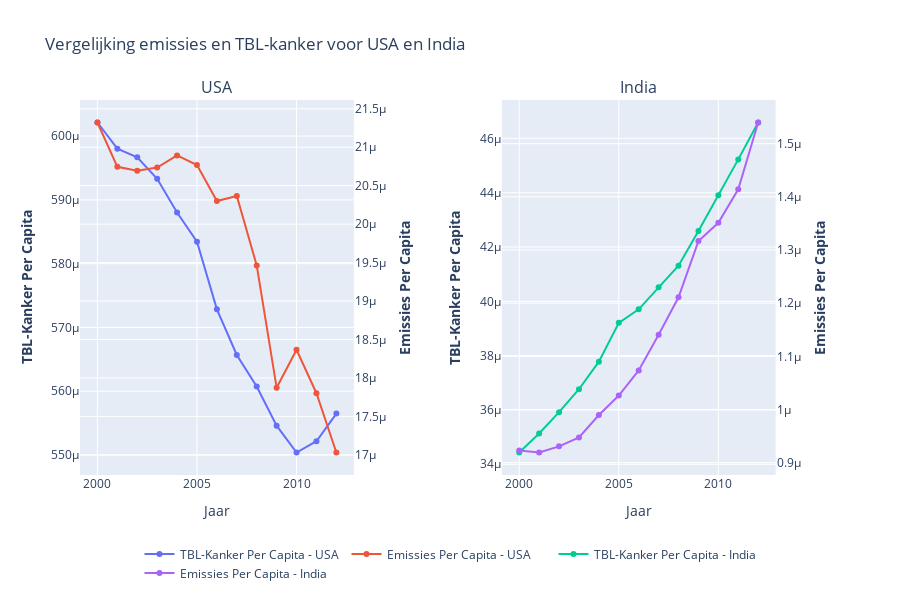

This figure's notebook cell:
### Markdown cell above
## India en Amerika

In de grafiek hieronder zijn twee duidelijke grafieken gemaakt, hierin is goed te zien dat het aantal longkanker gevallen flink stijgt als de emissies per capita ook omhoog gaan en vice versa.

In Amerika is de afgelopen periode een dalende trend te zien in de emissies. Wat opvalt is dat het aantal doden door TBL-kanker ook daalt. In India daarentegen, waar de emissies stijgen, stijgt het aantal TBL-kankerdoden. Dit suggereert dat emissies mogelijk bijdragen aan het aantal TBL-kankerdoden.

### Code cell
# importeer dataframe
df_combined = pd.read_csv("csv/df/combined_usa_india.csv")

def plot_country_data(df, countries):
    fig = make_subplots(rows=1, cols=2, specs=[[{"secondary_y": True}, {"secondary_y": True}]],
                        subplot_titles=(countries[0], countries[1]))

    for i, country in enumerate(countries):
        df_country = df[df['Country'] == country]
        fig.add_trace(
            go.Scatter(x=df_country['Year'], y=df_country['Lung Cancer Per Capita'], name=f"TBL-Kanker Per Capita - {country}"),
            row=1, col=i+1, secondary_y=False,
        )

        fig.add_trace(
            go.Scatter(x=df_country['Year'], y=df_country['Emissions Per Capita'], name=f"Emissies Per Capita - {country}"),
            row=1, col=i+1, secondary_y=True,
        )

        fig.update_yaxes(title_text="<b>TBL-Kanker Per Capita", row=1, col=i+1, secondary_y=False)
        fig.update_yaxes(title_text="<b>Emissies Per Capita", row=1, col=i+1, secondary_y=True)

    fig.update_xaxes(title_text="Jaar", row=1, col=1)
    fig.update_xaxes(title_text="Jaar", row=1, col=2)
    fig.update_layout(
        title_text="Vergelijking emissies en TBL-kanker voor USA en India",
        height=600,
        legend=dict(
            orientation="h",
            yanchor="bottom",
            y=-0.3,
            xanchor="center",
            x=0.5
        )
    )


    fig.show()

plot_country_data(df_combined, ['USA', 'India'])

### Figure 1 — Plotly figure (JSON) as saved in the notebook; plotly's stock layout.template omitted (floating-point values rounded to 4 significant figures)
{"data": [{"name": "TBL-Kanker Per Capita - USA", "type": "scatter", "x": [2000, 2001, 2002, 2003, 2004, 2005, 2006, 2007, 2008, 2009, 2010, 2011, 2012], "xaxis": "x", "y": [0.0006021, 0.000598, 0.0005967, 0.0005933, 0.000588, 0.0005835, 0.0005728, 0.0005657, 0.0005608, 0.0005546, 0.0005504, 0.0005522, 0.0005565], "yaxis": "y"}, {"name": "Emissies Per Capita - USA", "type": "scatter", "x": [2000, 2001, 2002, 2003, 2004, 2005, 2006, 2007, 2008, 2009, 2010, 2011, 2012], "xaxis": "x", "y": [2.132e-05, 2.075e-05, 2.07e-05, 2.074e-05, 2.089e-05, 2.077e-05, 2.03e-05, 2.037e-05, 1.946e-05, 1.787e-05, 1.837e-05, 1.78e-05, 1.703e-05], "yaxis": "y2"}, {"name": "TBL-Kanker Per Capita - India", "type": "scatter", "x": [2000, 2001, 2002, 2003, 2004, 2005, 2006, 2007, 2008, 2009, 2010, 2011, 2012], "xaxis": "x2", "y": [3.443e-05, 3.513e-05, 3.592e-05, 3.676e-05, 3.778e-05, 3.921e-05, 3.971e-05, 4.052e-05, 4.131e-05, 4.259e-05, 4.39e-05, 4.523e-05, 4.659e-05], "yaxis": "y3"}, {"name": "Emissies Per Capita - India", "type": "scatter", "x": [2000, 2001, 2002, 2003, 2004, 2005, 2006, 2007, 2008, 2009, 2010, 2011, 2012], "xaxis": "x2", "y": [9.231e-07, 9.191e-07, 9.307e-07, 9.475e-07, 9.897e-07, 1.026e-06, 1.074e-06, 1.141e-06, 1.211e-06, 1.317e-06, 1.351e-06, 1.414e-06, 1.54e-06], "yaxis": "y4"}], "layout": {"annotations": [{"font": {"size": 16}, "showarrow": false, "text": "USA", "x": 0.185, "xanchor": "center", "xref": "paper", "y": 1, "yanchor": "bottom", "yref": "paper"}, {"font": {"size": 16}, "showarrow": false, "text": "India", "x": 0.755, "xanchor": "center", "xref": "paper", "y": 1, "yanchor": "bottom", "yref": "paper"}], "height": 600, "legend": {"orientation": "h", "x": 0.5, "xanchor": "center", "y": -0.3, "yanchor": "bottom"}, "title": {"text": "Vergelijking emissies en TBL-kanker voor USA en India"}, "xaxis": {"anchor": "y", "domain": [0, 0.37], "title": {"text": "Jaar"}}, "xaxis2": {"anchor": "y3", "domain": [0.57, 0.94], "title": {"text": "Jaar"}}, "yaxis": {"anchor": "x", "domain": [0, 1], "title": {"text": "<b>TBL-Kanker Per Capita"}}, "yaxis2": {"anchor": "x", "overlaying": "y", "side": "right", "title": {"text": "<b>Emissies Per Capita"}}, "yaxis3": {"anchor": "x2", "domain": [0, 1], "title": {"text": "<b>TBL-Kanker Per Capita"}}, "yaxis4": {"anchor": "x2", "overlaying": "y3", "side": "right", "title": {"text": "<b>Emissies Per Capita"}}}}
